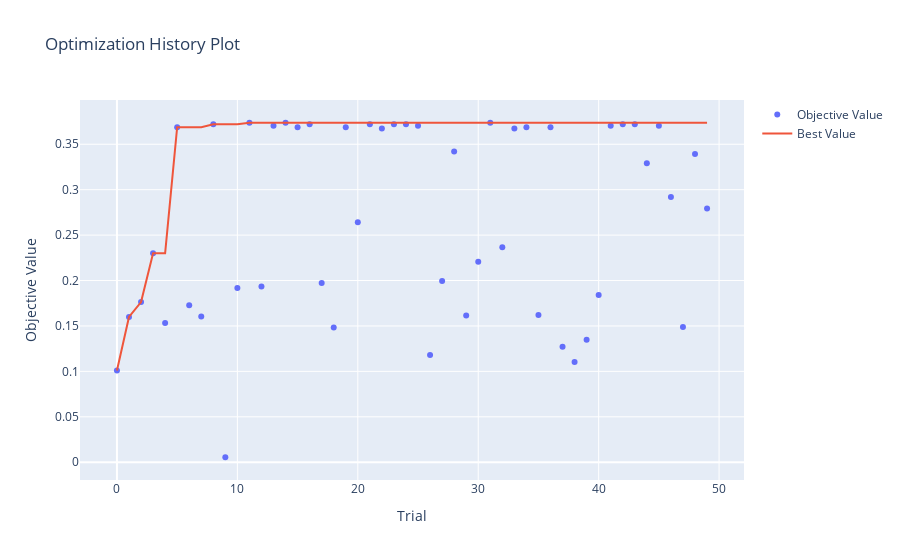
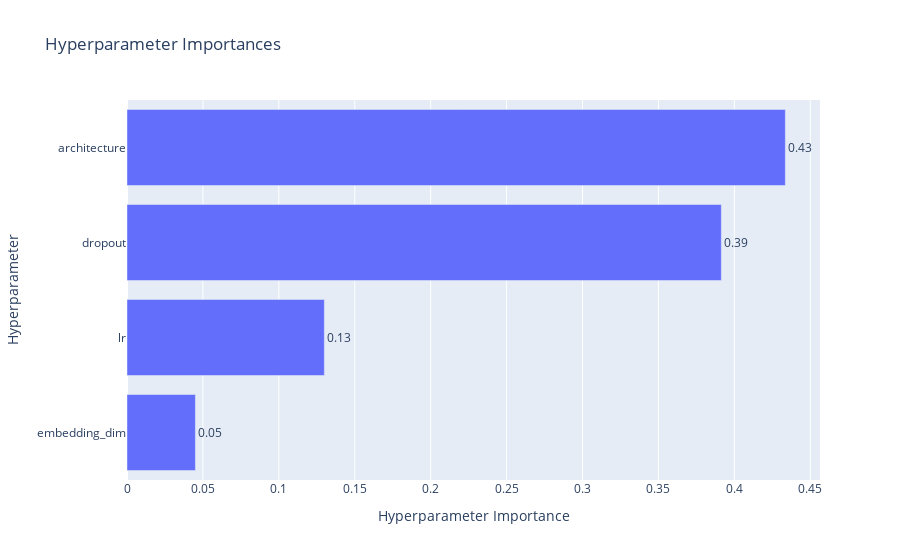
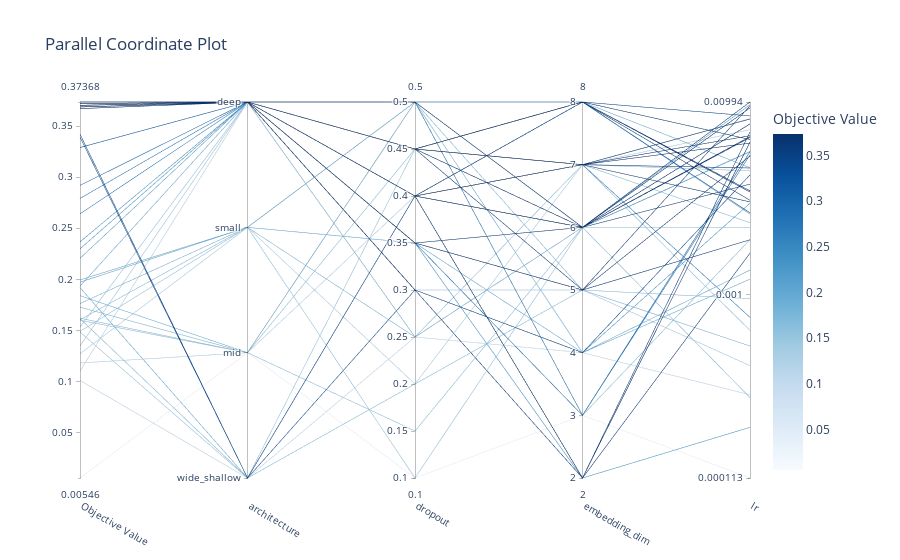
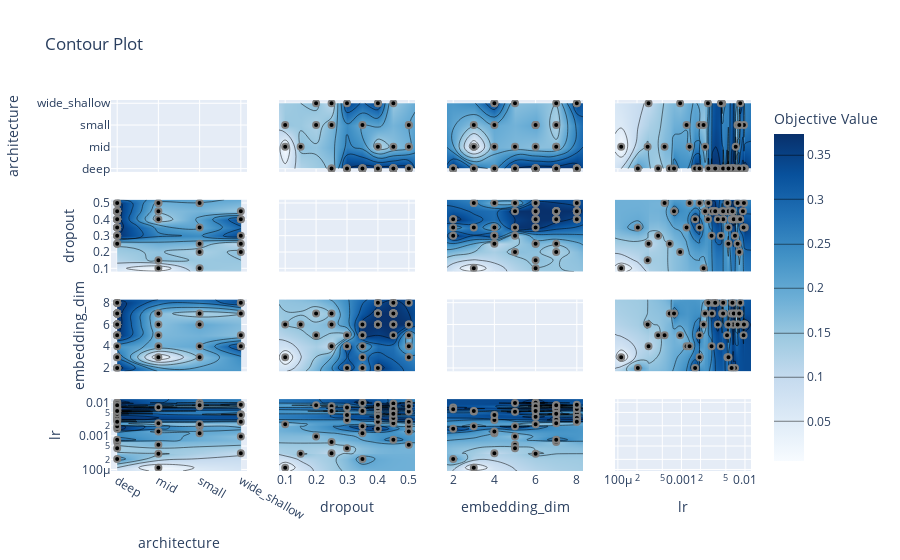

Notebook source saved alongside these figures, in order:
### Markdown cell above
#### **Model A 14-Day Bi-LSTM-AE**

### Code cell
# Optuna objective function
def objective(trial):
    is_bilstm = True
    sequence_length = 14

    architecture_choice = trial.suggest_categorical("architecture", list(POSSIBLE_LAYER_SIZES.keys()))
    layer_sizes = POSSIBLE_LAYER_SIZES[architecture_choice]
    
    dropout = trial.suggest_float("dropout", 0.1, 0.5, step=0.05)
    embedding_dim = trial.suggest_int("embedding_dim", 2, 8)
    learning_rate = trial.suggest_float("lr", 1e-4, 1e-2, log=True)

    train_ds = WildfireDataset(s1_train, sequence_length, only_no_fire=True)
    val_ds = WildfireDataset(s1_val, sequence_length, only_no_fire=False)
    train_loader = DataLoader(train_ds, batch_size=64, shuffle=True, generator=g)
    val_loader = DataLoader(val_ds, batch_size=64, shuffle=False)

    model = LSTMAutoencoder(input_dim=len(NUMERIC_FEATURES),
                             embedding_dim=embedding_dim,
                             layer_sizes=layer_sizes,
                             num_states=s1_train[CAT_FEATURE].nunique(),
                             bidirectional=is_bilstm,
                             dropout=dropout)
    optimizer = torch.optim.Adam(model.parameters(), lr=learning_rate)
    criterion = nn.MSELoss()

    for epoch in range(1, 21):
        loss = train_one_epoch(model, train_loader, optimizer, criterion)

    val_scores, val_labels = evaluate_model(model, val_loader)
    threshold, _ = find_best_f1_threshold(val_labels, val_scores)
    metrics, _ = compute_metrics(val_labels, val_scores, threshold)

    trial_msg = (f"Trial {trial.number}: "
                 f"MCC={metrics['MCC']:.4f}, REC={metrics['REC']:.4f}, AUC={metrics['AUC']:.4f}, "
                 f"Params={trial.params}")
    
    log_path = os.path.join(log_dir, "Bi-LSTM-AE_optuna_search_log.txt")
    with open(log_path, "a") as f:
        log_and_print(trial_msg, f)
    
    return metrics["MCC"]

# Optuna study
study = optuna.create_study(direction="maximize")
study.optimize(objective, n_trials=50)

# Save best trial
best_params_path = os.path.join(log_dir, "Bi-LSTM-AE_best_trial_params.txt")
with open(best_params_path, "w") as f:
    f.write(str(study.best_trial.params))

print("Best trial parameters saved to:", best_params_path)

fig1 = vis.plot_optimization_history(study)
fig1.show()
fig2 = vis.plot_param_importances(study)
fig2.show()
fig3 = vis.plot_parallel_coordinate(study)
fig3.show()
fig4 = vis.plot_contour(study)
fig4.show()

fig1.write_html(os.path.join(log_dir, "Bi-LSTM-AE_optuna_optimization_history.html"))
fig2.write_html(os.path.join(log_dir, "Bi-LSTM-AE_optuna_param_importances.html"))
fig3.write_html(os.path.join(log_dir, "Bi-LSTM-AE_optuna_parallel_coordinate.html"))
fig4.write_html(os.path.join(log_dir, "Bi-LSTM-AE_optuna_contour.html"))

### Figure 1 — Plotly figure (JSON) as saved in the notebook; plotly's stock layout.template omitted (floating-point values rounded to 4 significant figures)
{"data": [{"mode": "markers", "name": "Objective Value", "type": "scatter", "x": [0, 1, 2, 3, 4, 5, 6, 7, 8, 9, 10, 11, 12, 13, 14, 15, 16, 17, 18, 19, 20, 21, 22, 23, 24, 25, 26, 27, 28, 29, 30, 31, 32, 33, 34, 35, 36, 37, 38, 39, 40, 41, 42, 43, 44, 45, 46, 47, 48, 49], "y": [0.101, 0.1599, 0.1763, 0.2299, 0.1534, 0.3688, 0.1727, 0.1604, 0.372, 0.005461, 0.1919, 0.3737, 0.1934, 0.3704, 0.3737, 0.3688, 0.372, 0.1972, 0.1484, 0.3688, 0.2641, 0.372, 0.3672, 0.372, 0.372, 0.3704, 0.1181, 0.1994, 0.3421, 0.1615, 0.2206, 0.3737, 0.2367, 0.3672, 0.3688, 0.1619, 0.3688, 0.1271, 0.1102, 0.1348, 0.184, 0.3704, 0.372, 0.372, 0.3291, 0.3704, 0.292, 0.149, 0.3393, 0.2793]}, {"mode": "lines", "name": "Best Value", "type": "scatter", "x": [0, 1, 2, 3, 4, 5, 6, 7, 8, 9, 10, 11, 12, 13, 14, 15, 16, 17, 18, 19, 20, 21, 22, 23, 24, 25, 26, 27, 28, 29, 30, 31, 32, 33, 34, 35, 36, 37, 38, 39, 40, 41, 42, 43, 44, 45, 46, 47, 48, 49], "y": [0.101, 0.1599, 0.1763, 0.2299, 0.2299, 0.3688, 0.3688, 0.3688, 0.372, 0.372, 0.372, 0.3737, 0.3737, 0.3737, 0.3737, 0.3737, 0.3737, 0.3737, 0.3737, 0.3737, 0.3737, 0.3737, 0.3737, 0.3737, 0.3737, 0.3737, 0.3737, 0.3737, 0.3737, 0.3737, 0.3737, 0.3737, 0.3737, 0.3737, 0.3737, 0.3737, 0.3737, 0.3737, 0.3737, 0.3737, 0.3737, 0.3737, 0.3737, 0.3737, 0.3737, 0.3737, 0.3737, 0.3737, 0.3737, 0.3737]}, {"marker": {"color": "#cccccc"}, "mode": "markers", "name": "Infeasible Trial", "showlegend": false, "type": "scatter", "x": [], "y": []}], "layout": {"title": {"text": "Optimization History Plot"}, "xaxis": {"title": {"text": "Trial"}}, "yaxis": {"title": {"text": "Objective Value"}}}}

### Figure 2 — Plotly figure (JSON) as saved in the notebook; plotly's stock layout.template omitted (floating-point values rounded to 4 significant figures)
{"data": [{"cliponaxis": false, "hovertemplate": ["embedding_dim (IntDistribution): 0.04504649681014189<extra></extra>", "lr (FloatDistribution): 0.12996044483834718<extra></extra>", "dropout (FloatDistribution): 0.39141561325691704<extra></extra>", "architecture (CategoricalDistribution): 0.4335774450945939<extra></extra>"], "name": "Objective Value", "orientation": "h", "text": ["0.05", "0.13", "0.39", "0.43"], "textposition": "outside", "type": "bar", "x": [0.04505, 0.13, 0.3914, 0.4336], "y": ["embedding_dim", "lr", "dropout", "architecture"]}], "layout": {"title": {"text": "Hyperparameter Importances"}, "xaxis": {"title": {"text": "Hyperparameter Importance"}}, "yaxis": {"title": {"text": "Hyperparameter"}}}}

### Figure 3 — Plotly figure (JSON) as saved in the notebook; plotly's stock layout.template omitted (floating-point values rounded to 4 significant figures)
{"data": [{"dimensions": [{"label": "Objective Value", "range": [0.005461, 0.3737], "values": [0.101, 0.1599, 0.1763, 0.2299, 0.1534, 0.3688, 0.1727, 0.1604, 0.372, 0.005461, 0.1919, 0.3737, 0.1934, 0.3704, 0.3737, 0.3688, 0.372, 0.1972, 0.1484, 0.3688, 0.2641, 0.372, 0.3672, 0.372, 0.372, 0.3704, 0.1181, 0.1994, 0.3421, 0.1615, 0.2206, 0.3737, 0.2367, 0.3672, 0.3688, 0.1619, 0.3688, 0.1271, 0.1102, 0.1348, 0.184, 0.3704, 0.372, 0.372, 0.3291, 0.3704, 0.292, 0.149, 0.3393, 0.2793]}, {"label": "architecture", "range": [0, 3], "ticktext": ["wide_shallow", "mid", "small", "deep"], "tickvals": [0, 1, 2, 3], "values": [0, 1, 2, 3, 3, 3, 1, 2, 3, 1, 0, 3, 3, 3, 3, 3, 3, 2, 0, 3, 3, 3, 3, 3, 3, 3, 1, 2, 0, 0, 3, 3, 3, 3, 3, 1, 3, 2, 3, 3, 1, 3, 3, 3, 3, 3, 3, 2, 0, 3]}, {"label": "dropout", "range": [0.1, 0.5], "values": [0.25, 0.15, 0.25, 0.3, 0.25, 0.3, 0.5, 0.5, 0.45, 0.1, 0.4, 0.4, 0.4, 0.4, 0.45, 0.35, 0.45, 0.35, 0.45, 0.35, 0.5, 0.45, 0.45, 0.4, 0.4, 0.35, 0.4, 0.5, 0.3, 0.2, 0.35, 0.45, 0.45, 0.4, 0.5, 0.45, 0.4, 0.2, 0.25, 0.3, 0.5, 0.45, 0.45, 0.4, 0.5, 0.45, 0.35, 0.1, 0.4, 0.45]}, {"label": "embedding_dim", "range": [2, 8], "values": [4, 6, 6, 4, 7, 2, 5, 3, 8, 3, 8, 2, 8, 2, 6, 6, 5, 4, 7, 5, 3, 7, 8, 6, 6, 5, 7, 6, 4, 5, 2, 7, 6, 7, 6, 7, 6, 7, 6, 5, 4, 8, 8, 7, 8, 7, 3, 6, 8, 7]}, {"label": "lr", "range": [-3.948, -2.003], "ticktext": ["0.000113", "0.001", "0.00994"], "tickvals": [-3.948, -3, -2.003], "values": [-3.518, -3.532, -2.116, -2.526, -3.184, -2.157, -3.265, -2.714, -2.511, -3.948, -2.583, -2.21, -2.342, -2.785, -2.033, -2.003, -2.282, -2.919, -2.359, -2.022, -2.276, -2.519, -2.462, -2.182, -2.186, -2.715, -2.146, -2.017, -2.38, -3.02, -3.686, -2.215, -2.259, -2.177, -2.116, -2.627, -2.428, -2.089, -2.262, -3.367, -2.872, -2.469, -2.197, -2.091, -2.576, -2.344, -2.259, -2.652, -2.075, -3.117]}], "labelangle": 30, "labelside": "bottom", "line": {"color": [0.101, 0.1599, 0.1763, 0.2299, 0.1534, 0.3688, 0.1727, 0.1604, 0.372, 0.005461, 0.1919, 0.3737, 0.1934, 0.3704, 0.3737, 0.3688, 0.372, 0.1972, 0.1484, 0.3688, 0.2641, 0.372, 0.3672, 0.372, 0.372, 0.3704, 0.1181, 0.1994, 0.3421, 0.1615, 0.2206, 0.3737, 0.2367, 0.3672, 0.3688, 0.1619, 0.3688, 0.1271, 0.1102, 0.1348, 0.184, 0.3704, 0.372, 0.372, 0.3291, 0.3704, 0.292, 0.149, 0.3393, 0.2793], "colorbar": {"title": {"text": "Objective Value"}}, "colorscale": [[0, "rgb(247,251,255)"], [0.125, "rgb(222,235,247)"], [0.25, "rgb(198,219,239)"], [0.375, "rgb(158,202,225)"], [0.5, "rgb(107,174,214)"], [0.625, "rgb(66,146,198)"], [0.75, "rgb(33,113,181)"], [0.875, "rgb(8,81,156)"], [1, "rgb(8,48,107)"]], "reversescale": false, "showscale": true}, "type": "parcoords"}], "layout": {"title": {"text": "Parallel Coordinate Plot"}}}

### Figure 4 — Plotly figure (JSON) as saved in the notebook; plotly's stock layout.template omitted (floating-point values rounded to 4 significant figures; data arrays with more than 128 entries replaced by an {"elided": "..."} marker saying what was removed)
{"data": [{"type": "scatter", "xaxis": "x", "yaxis": "y"}, {"colorbar": {"title": {"text": "Objective Value"}}, "colorscale": [[0, "rgb(247,251,255)"], [0.125, "rgb(222,235,247)"], [0.25, "rgb(198,219,239)"], [0.375, "rgb(158,202,225)"], [0.5, "rgb(107,174,214)"], [0.625, "rgb(66,146,198)"], [0.75, "rgb(33,113,181)"], [0.875, "rgb(8,81,156)"], [1, "rgb(8,48,107)"]], "connectgaps": true, "contours": {"coloring": "heatmap"}, "hoverinfo": "none", "line": {"smoothing": 1.3}, "reversescale": false, "showscale": true, "type": "contour", "x": ["deep", "mid", "small", "wide_shallow"], "xaxis": "x5", "y": [0.08, 0.1, 0.15, 0.2, 0.25, 0.3, 0.35, 0.4, 0.45, 0.5, 0.52], "yaxis": "y5", "z": [[null, null, null, null], [null, 0.005461, 0.149, null], [null, 0.1599, null, null], [null, null, 0.1271, 0.1615], [0.1534, null, 0.1763, 0.101], [0.3688, null, null, 0.3421], [0.3704, null, 0.1972, null], [0.3737, 0.1181, null, 0.3393], [0.3737, 0.1619, null, 0.1484], [0.3688, 0.184, 0.1994, null], [null, null, null, null]]}, {"marker": {"color": "black", "line": {"color": "Gray", "width": 2}}, "mode": "markers", "name": "Feasible Trial", "showlegend": false, "type": "scatter", "x": ["wide_shallow", "mid", "small", "deep", "deep", "deep", "mid", "small", "deep", "mid", "wide_shallow", "deep", "deep", "deep", "deep", "deep", "deep", "small", "wide_shallow", "deep", "deep", "deep", "deep", "deep", "deep", "deep", "mid", "small", "wide_shallow", "wide_shallow", "deep", "deep", "deep", "deep", "deep", "mid", "deep", "small", "deep", "deep", "mid", "deep", "deep", "deep", "deep", "deep", "deep", "small", "wide_shallow", "deep"], "xaxis": "x5", "y": [0.25, 0.15, 0.25, 0.3, 0.25, 0.3, 0.5, 0.5, 0.45, 0.1, 0.4, 0.4, 0.4, 0.4, 0.45, 0.35, 0.45, 0.35, 0.45, 0.35, 0.5, 0.45, 0.45, 0.4, 0.4, 0.35, 0.4, 0.5, 0.3, 0.2, 0.35, 0.45, 0.45, 0.4, 0.5, 0.45, 0.4, 0.2, 0.25, 0.3, 0.5, 0.45, 0.45, 0.4, 0.5, 0.45, 0.35, 0.1, 0.4, 0.45], "yaxis": "y5"}, {"colorbar": {"title": {"text": "Objective Value"}}, "colorscale": [[0, "rgb(247,251,255)"], [0.125, "rgb(222,235,247)"], [0.25, "rgb(198,219,239)"], [0.375, "rgb(158,202,225)"], [0.5, "rgb(107,174,214)"], [0.625, "rgb(66,146,198)"], [0.75, "rgb(33,113,181)"], [0.875, "rgb(8,81,156)"], [1, "rgb(8,48,107)"]], "connectgaps": true, "contours": {"coloring": "heatmap"}, "hoverinfo": "none", "line": {"smoothing": 1.3}, "reversescale": false, "showscale": false, "type": "contour", "x": ["deep", "mid", "small", "wide_shallow"], "xaxis": "x9", "y": [1.7, 2, 3, 4, 5, 6, 7, 8, 8.3], "yaxis": "y9", "z": [[null, null, null, null], [0.3737, null, null, null], [0.292, 0.005461, 0.1604, null], [0.2299, 0.184, 0.1972, 0.3421], [0.372, 0.1727, null, 0.1615], [0.3737, 0.1599, 0.1994, null], [0.3737, 0.1619, 0.1271, 0.1484], [0.372, null, null, 0.3393], [null, null, null, null]]}, {"marker": {"color": "black", "line": {"color": "Gray", "width": 2}}, "mode": "markers", "name": "Feasible Trial", "showlegend": false, "type": "scatter", "x": ["wide_shallow", "mid", "small", "deep", "deep", "deep", "mid", "small", "deep", "mid", "wide_shallow", "deep", "deep", "deep", "deep", "deep", "deep", "small", "wide_shallow", "deep", "deep", "deep", "deep", "deep", "deep", "deep", "mid", "small", "wide_shallow", "wide_shallow", "deep", "deep", "deep", "deep", "deep", "mid", "deep", "small", "deep", "deep", "mid", "deep", "deep", "deep", "deep", "deep", "deep", "small", "wide_shallow", "deep"], "xaxis": "x9", "y": [4, 6, 6, 4, 7, 2, 5, 3, 8, 3, 8, 2, 8, 2, 6, 6, 5, 4, 7, 5, 3, 7, 8, 6, 6, 5, 7, 6, 4, 5, 2, 7, 6, 7, 6, 7, 6, 7, 6, 5, 4, 8, 8, 7, 8, 7, 3, 6, 8, 7], "yaxis": "y9"}, {"colorbar": {"title": {"text": "Objective Value"}}, "colorscale": [[0, "rgb(247,251,255)"], [0.125, "rgb(222,235,247)"], [0.25, "rgb(198,219,239)"], [0.375, "rgb(158,202,225)"], [0.5, "rgb(107,174,214)"], [0.625, "rgb(66,146,198)"], [0.75, "rgb(33,113,181)"], [0.875, "rgb(8,81,156)"], [1, "rgb(8,48,107)"]], "connectgaps": true, "contours": {"coloring": "heatmap"}, "hoverinfo": "none", "line": {"smoothing": 1.3}, "reversescale": false, "showscale": false, "type": "contour", "x": ["deep", "mid", "small", "wide_shallow"], "xaxis": "x13", "y": [9.008e-05, 0.0001127, 0.0002061, 0.0002939, 0.0003037, 0.0004295, 0.000543, 0.0006547, 0.0007643, 0.000954, 0.001204, 0.001343, 0.001642, 0.001926, 0.00193, 0.00223, 0.002358, 0.002614, 0.002652, 0.002978, 0.003024, 0.003083, 0.003399, 0.003447, 0.003736, 0.00417, 0.004378, 0.004528, 0.004546, 0.005219, 0.005294, 0.005475, 0.005503, 0.005511, 0.006095, 0.006161, 0.006358, 0.006515, 0.006582, 0.006654, 0.00696, 0.007146, 0.007652, 0.007658, 0.008115, 0.008147, 0.00842, 0.009273, 0.009504, 0.009626, 0.009942, 0.01244], "yaxis": "y13", "z": {"elided": "52x4 float values"}}, {"marker": {"color": "black", "line": {"color": "Gray", "width": 2}}, "mode": "markers", "name": "Feasible Trial", "showlegend": false, "type": "scatter", "x": ["wide_shallow", "mid", "small", "deep", "deep", "deep", "mid", "small", "deep", "mid", "wide_shallow", "deep", "deep", "deep", "deep", "deep", "deep", "small", "wide_shallow", "deep", "deep", "deep", "deep", "deep", "deep", "deep", "mid", "small", "wide_shallow", "wide_shallow", "deep", "deep", "deep", "deep", "deep", "mid", "deep", "small", "deep", "deep", "mid", "deep", "deep", "deep", "deep", "deep", "deep", "small", "wide_shallow", "deep"], "xaxis": "x13", "y": [0.0003037, 0.0002939, 0.007652, 0.002978, 0.0006547, 0.00696, 0.000543, 0.00193, 0.003083, 0.0001127, 0.002614, 0.006161, 0.004546, 0.001642, 0.009273, 0.009942, 0.005219, 0.001204, 0.004378, 0.009504, 0.005294, 0.003024, 0.003447, 0.006582, 0.006515, 0.001926, 0.007146, 0.009626, 0.00417, 0.000954, 0.0002061, 0.006095, 0.005511, 0.006654, 0.007658, 0.002358, 0.003736, 0.008147, 0.005475, 0.0004295, 0.001343, 0.003399, 0.006358, 0.008115, 0.002652, 0.004528, 0.005503, 0.00223, 0.00842, 0.0007643], "yaxis": "y13"}, {"colorbar": {"title": {"text": "Objective Value"}}, "colorscale": [[0, "rgb(247,251,255)"], [0.125, "rgb(222,235,247)"], [0.25, "rgb(198,219,239)"], [0.375, "rgb(158,202,225)"], [0.5, "rgb(107,174,214)"], [0.625, "rgb(66,146,198)"], [0.75, "rgb(33,113,181)"], [0.875, "rgb(8,81,156)"], [1, "rgb(8,48,107)"]], "connectgaps": true, "contours": {"coloring": "heatmap"}, "hoverinfo": "none", "line": {"smoothing": 1.3}, "reversescale": false, "showscale": false, "type": "contour", "x": [0.08, 0.1, 0.15, 0.2, 0.25, 0.3, 0.35, 0.4, 0.45, 0.5, 0.52], "xaxis": "x2", "y": ["deep", "mid", "small", "wide_shallow"], "yaxis": "y2", "z": [[null, null, null, null, 0.1534, 0.3688, 0.3704, 0.3737, 0.3737, 0.3688, null], [null, 0.005461, 0.1599, null, null, null, null, 0.1181, 0.1619, 0.184, null], [null, 0.149, null, 0.1271, 0.1763, null, 0.1972, null, null, 0.1994, null], [null, null, null, 0.1615, 0.101, 0.3421, null, 0.3393, 0.1484, null, null]]}, {"marker": {"color": "black", "line": {"color": "Gray", "width": 2}}, "mode": "markers", "name": "Feasible Trial", "showlegend": false, "type": "scatter", "x": [0.25, 0.15, 0.25, 0.3, 0.25, 0.3, 0.5, 0.5, 0.45, 0.1, 0.4, 0.4, 0.4, 0.4, 0.45, 0.35, 0.45, 0.35, 0.45, 0.35, 0.5, 0.45, 0.45, 0.4, 0.4, 0.35, 0.4, 0.5, 0.3, 0.2, 0.35, 0.45, 0.45, 0.4, 0.5, 0.45, 0.4, 0.2, 0.25, 0.3, 0.5, 0.45, 0.45, 0.4, 0.5, 0.45, 0.35, 0.1, 0.4, 0.45], "xaxis": "x2", "y": ["wide_shallow", "mid", "small", "deep", "deep", "deep", "mid", "small", "deep", "mid", "wide_shallow", "deep", "deep", "deep", "deep", "deep", "deep", "small", "wide_shallow", "deep", "deep", "deep", "deep", "deep", "deep", "deep", "mid", "small", "wide_shallow", "wide_shallow", "deep", "deep", "deep", "deep", "deep", "mid", "deep", "small", "deep", "deep", "mid", "deep", "deep", "deep", "deep", "deep", "deep", "small", "wide_shallow", "deep"], "yaxis": "y2"}, {"type": "scatter", "xaxis": "x6", "yaxis": "y6"}, {"colorbar": {"title": {"text": "Objective Value"}}, "colorscale": [[0, "rgb(247,251,255)"], [0.125, "rgb(222,235,247)"], [0.25, "rgb(198,219,239)"], [0.375, "rgb(158,202,225)"], [0.5, "rgb(107,174,214)"], [0.625, "rgb(66,146,198)"], [0.75, "rgb(33,113,181)"], [0.875, "rgb(8,81,156)"], [1, "rgb(8,48,107)"]], "connectgaps": true, "contours": {"coloring": "heatmap"}, "hoverinfo": "none", "line": {"smoothing": 1.3}, "reversescale": false, "showscale": false, "type": "contour", "x": [0.08, 0.1, 0.15, 0.2, 0.25, 0.3, 0.35, 0.4, 0.45, 0.5, 0.52], "xaxis": "x10", "y": [1.7, 2, 3, 4, 5, 6, 7, 8, 8.3], "yaxis": "y10", "z": [[null, null, null, null, null, null, null, null, null, null, null], [null, null, null, null, null, 0.3688, 0.2206, 0.3737, null, null, null], [null, 0.005461, null, null, null, null, 0.292, null, null, 0.2641, null], [null, null, null, null, 0.101, 0.3421, 0.1972, null, null, 0.184, null], [null, null, null, 0.1615, null, 0.1348, 0.3704, null, 0.372, 0.1727, null], [null, 0.149, 0.1599, null, 0.1763, null, 0.3688, 0.372, 0.3737, 0.3688, null], [null, null, null, 0.1271, 0.1534, null, null, 0.372, 0.3737, null, null], [null, null, null, null, null, null, null, 0.3393, 0.372, 0.3291, null], [null, null, null, null, null, null, null, null, null, null, null]]}, {"marker": {"color": "black", "line": {"color": "Gray", "width": 2}}, "mode": "markers", "name": "Feasible Trial", "showlegend": false, "type": "scatter", "x": [0.25, 0.15, 0.25, 0.3, 0.25, 0.3, 0.5, 0.5, 0.45, 0.1, 0.4, 0.4, 0.4, 0.4, 0.45, 0.35, 0.45, 0.35, 0.45, 0.35, 0.5, 0.45, 0.45, 0.4, 0.4, 0.35, 0.4, 0.5, 0.3, 0.2, 0.35, 0.45, 0.45, 0.4, 0.5, 0.45, 0.4, 0.2, 0.25, 0.3, 0.5, 0.45, 0.45, 0.4, 0.5, 0.45, 0.35, 0.1, 0.4, 0.45], "xaxis": "x10", "y": [4, 6, 6, 4, 7, 2, 5, 3, 8, 3, 8, 2, 8, 2, 6, 6, 5, 4, 7, 5, 3, 7, 8, 6, 6, 5, 7, 6, 4, 5, 2, 7, 6, 7, 6, 7, 6, 7, 6, 5, 4, 8, 8, 7, 8, 7, 3, 6, 8, 7], "yaxis": "y10"}, {"colorbar": {"title": {"text": "Objective Value"}}, "colorscale": [[0, "rgb(247,251,255)"], [0.125, "rgb(222,235,247)"], [0.25, "rgb(198,219,239)"], [0.375, "rgb(158,202,225)"], [0.5, "rgb(107,174,214)"], [0.625, "rgb(66,146,198)"], [0.75, "rgb(33,113,181)"], [0.875, "rgb(8,81,156)"], [1, "rgb(8,48,107)"]], "connectgaps": true, "contours": {"coloring": "heatmap"}, "hoverinfo": "none", "line": {"smoothing": 1.3}, "reversescale": false, "showscale": false, "type": "contour", "x": [0.08, 0.1, 0.15, 0.2, 0.25, 0.3, 0.35, 0.4, 0.45, 0.5, 0.52], "xaxis": "x14", "y": [9.008e-05, 0.0001127, 0.0002061, 0.0002939, 0.0003037, 0.0004295, 0.000543, 0.0006547, 0.0007643, 0.000954, 0.001204, 0.001343, 0.001642, 0.001926, 0.00193, 0.00223, 0.002358, 0.002614, 0.002652, 0.002978, 0.003024, 0.003083, 0.003399, 0.003447, 0.003736, 0.00417, 0.004378, 0.004528, 0.004546, 0.005219, 0.005294, 0.005475, 0.005503, 0.005511, 0.006095, 0.006161, 0.006358, 0.006515, 0.006582, 0.006654, 0.00696, 0.007146, 0.007652, 0.007658, 0.008115, 0.008147, 0.00842, 0.009273, 0.009504, 0.009626, 0.009942, 0.01244], "yaxis": "y14", "z": {"elided": "52x11 float values"}}, {"marker": {"color": "black", "line": {"color": "Gray", "width": 2}}, "mode": "markers", "name": "Feasible Trial", "showlegend": false, "type": "scatter", "x": [0.25, 0.15, 0.25, 0.3, 0.25, 0.3, 0.5, 0.5, 0.45, 0.1, 0.4, 0.4, 0.4, 0.4, 0.45, 0.35, 0.45, 0.35, 0.45, 0.35, 0.5, 0.45, 0.45, 0.4, 0.4, 0.35, 0.4, 0.5, 0.3, 0.2, 0.35, 0.45, 0.45, 0.4, 0.5, 0.45, 0.4, 0.2, 0.25, 0.3, 0.5, 0.45, 0.45, 0.4, 0.5, 0.45, 0.35, 0.1, 0.4, 0.45], "xaxis": "x14", "y": [0.0003037, 0.0002939, 0.007652, 0.002978, 0.0006547, 0.00696, 0.000543, 0.00193, 0.003083, 0.0001127, 0.002614, 0.006161, 0.004546, 0.001642, 0.009273, 0.009942, 0.005219, 0.001204, 0.004378, 0.009504, 0.005294, 0.003024, 0.003447, 0.006582, 0.006515, 0.001926, 0.007146, 0.009626, 0.00417, 0.000954, 0.0002061, 0.006095, 0.005511, 0.006654, 0.007658, 0.002358, 0.003736, 0.008147, 0.005475, 0.0004295, 0.001343, 0.003399, 0.006358, 0.008115, 0.002652, 0.004528, 0.005503, 0.00223, 0.00842, 0.0007643], "yaxis": "y14"}, {"colorbar": {"title": {"text": "Objective Value"}}, "colorscale": [[0, "rgb(247,251,255)"], [0.125, "rgb(222,235,247)"], [0.25, "rgb(198,219,239)"], [0.375, "rgb(158,202,225)"], [0.5, "rgb(107,174,214)"], [0.625, "rgb(66,146,198)"], [0.75, "rgb(33,113,181)"], [0.875, "rgb(8,81,156)"], [1, "rgb(8,48,107)"]], "connectgaps": true, "contours": {"coloring": "heatmap"}, "hoverinfo": "none", "line": {"smoothing": 1.3}, "reversescale": false, "showscale": false, "type": "contour", "x": [1.7, 2, 3, 4, 5, 6, 7, 8, 8.3], "xaxis": "x3", "y": ["deep", "mid", "small", "wide_shallow"], "yaxis": "y3", "z": [[null, 0.3737, 0.292, 0.2299, 0.372, 0.3737, 0.3737, 0.372, null], [null, null, 0.005461, 0.184, 0.1727, 0.1599, 0.1619, null, null], [null, null, 0.1604, 0.1972, null, 0.1994, 0.1271, null, null], [null, null, null, 0.3421, 0.1615, null, 0.1484, 0.3393, null]]}, {"marker": {"color": "black", "line": {"color": "Gray", "width": 2}}, "mode": "markers", "name": "Feasible Trial", "showlegend": false, "type": "scatter", "x": [4, 6, 6, 4, 7, 2, 5, 3, 8, 3, 8, 2, 8, 2, 6, 6, 5, 4, 7, 5, 3, 7, 8, 6, 6, 5, 7, 6, 4, 5, 2, 7, 6, 7, 6, 7, 6, 7, 6, 5, 4, 8, 8, 7, 8, 7, 3, 6, 8, 7], "xaxis": "x3", "y": ["wide_shallow", "mid", "small", "deep", "deep", "deep", "mid", "small", "deep", "mid", "wide_shallow", "deep", "deep", "deep", "deep", "deep", "deep", "small", "wide_shallow", "deep", "deep", "deep", "deep", "deep", "deep", "deep", "mid", "small", "wide_shallow", "wide_shallow", "deep", "deep", "deep", "deep", "deep", "mid", "deep", "small", "deep", "deep", "mid", "deep", "deep", "deep", "deep", "deep", "deep", "small", "wide_shallow", "deep"], "yaxis": "y3"}, {"colorbar": {"title": {"text": "Objective Value"}}, "colorscale": [[0, "rgb(247,251,255)"], [0.125, "rgb(222,235,247)"], [0.25, "rgb(198,219,239)"], [0.375, "rgb(158,202,225)"], [0.5, "rgb(107,174,214)"], [0.625, "rgb(66,146,198)"], [0.75, "rgb(33,113,181)"], [0.875, "rgb(8,81,156)"], [1, "rgb(8,48,107)"]], "connectgaps": true, "contours": {"coloring": "heatmap"}, "hoverinfo": "none", "line": {"smoothing": 1.3}, "reversescale": false, "showscale": false, "type": "contour", "x": [1.7, 2, 3, 4, 5, 6, 7, 8, 8.3], "xaxis": "x7", "y": [0.08, 0.1, 0.15, 0.2, 0.25, 0.3, 0.35, 0.4, 0.45, 0.5, 0.52], "yaxis": "y7", "z": [[null, null, null, null, null, null, null, null, null], [null, null, 0.005461, null, null, 0.149, null, null, null], [null, null, null, null, null, 0.1599, null, null, null], [null, null, null, null, 0.1615, null, 0.1271, null, null], [null, null, null, 0.101, null, 0.1763, 0.1534, null, null], [null, 0.3688, null, 0.3421, 0.1348, null, null, null, null], [null, 0.2206, 0.292, 0.1972, 0.3704, 0.3688, null, null, null], [null, 0.3737, null, null, null, 0.372, 0.372, 0.3393, null], [null, null, null, null, 0.372, 0.3737, 0.3737, 0.372, null], [null, null, 0.2641, 0.184, 0.1727, 0.3688, null, 0.3291, null], [null, null, null, null, null, null, null, null, null]]}, {"marker": {"color": "black", "line": {"color": "Gray", "width": 2}}, "mode": "markers", "name": "Feasible Trial", "showlegend": false, "type": "scatter", "x": [4, 6, 6, 4, 7, 2, 5, 3, 8, 3, 8, 2, 8, 2, 6, 6, 5, 4, 7, 5, 3, 7, 8, 6, 6, 5, 7, 6, 4, 5, 2, 7, 6, 7, 6, 7, 6, 7, 6, 5, 4, 8, 8, 7, 8, 7, 3, 6, 8, 7], "xaxis": "x7", "y": [0.25, 0.15, 0.25, 0.3, 0.25, 0.3, 0.5, 0.5, 0.45, 0.1, 0.4, 0.4, 0.4, 0.4, 0.45, 0.35, 0.45, 0.35, 0.45, 0.35, 0.5, 0.45, 0.45, 0.4, 0.4, 0.35, 0.4, 0.5, 0.3, 0.2, 0.35, 0.45, 0.45, 0.4, 0.5, 0.45, 0.4, 0.2, 0.25, 0.3, 0.5, 0.45, 0.45, 0.4, 0.5, 0.45, 0.35, 0.1, 0.4, 0.45], "yaxis": "y7"}, {"type": "scatter", "xaxis": "x11", "yaxis": "y11"}, {"colorbar": {"title": {"text": "Objective Value"}}, "colorscale": [[0, "rgb(247,251,255)"], [0.125, "rgb(222,235,247)"], [0.25, "rgb(198,219,239)"], [0.375, "rgb(158,202,225)"], [0.5, "rgb(107,174,214)"], [0.625, "rgb(66,146,198)"], [0.75, "rgb(33,113,181)"], [0.875, "rgb(8,81,156)"], [1, "rgb(8,48,107)"]], "connectgaps": true, "contours": {"coloring": "heatmap"}, "hoverinfo": "none", "line": {"smoothing": 1.3}, "reversescale": false, "showscale": false, "type": "contour", "x": [1.7, 2, 3, 4, 5, 6, 7, 8, 8.3], "xaxis": "x15", "y": [9.008e-05, 0.0001127, 0.0002061, 0.0002939, 0.0003037, 0.0004295, 0.000543, 0.0006547, 0.0007643, 0.000954, 0.001204, 0.001343, 0.001642, 0.001926, 0.00193, 0.00223, 0.002358, 0.002614, 0.002652, 0.002978, 0.003024, 0.003083, 0.003399, 0.003447, 0.003736, 0.00417, 0.004378, 0.004528, 0.004546, 0.005219, 0.005294, 0.005475, 0.005503, 0.005511, 0.006095, 0.006161, 0.006358, 0.006515, 0.006582, 0.006654, 0.00696, 0.007146, 0.007652, 0.007658, 0.008115, 0.008147, 0.00842, 0.009273, 0.009504, 0.009626, 0.009942, 0.01244], "yaxis": "y15", "z": {"elided": "52x9 float values"}}, {"marker": {"color": "black", "line": {"color": "Gray", "width": 2}}, "mode": "markers", "name": "Feasible Trial", "showlegend": false, "type": "scatter", "x": [4, 6, 6, 4, 7, 2, 5, 3, 8, 3, 8, 2, 8, 2, 6, 6, 5, 4, 7, 5, 3, 7, 8, 6, 6, 5, 7, 6, 4, 5, 2, 7, 6, 7, 6, 7, 6, 7, 6, 5, 4, 8, 8, 7, 8, 7, 3, 6, 8, 7], "xaxis": "x15", "y": [0.0003037, 0.0002939, 0.007652, 0.002978, 0.0006547, 0.00696, 0.000543, 0.00193, 0.003083, 0.0001127, 0.002614, 0.006161, 0.004546, 0.001642, 0.009273, 0.009942, 0.005219, 0.001204, 0.004378, 0.009504, 0.005294, 0.003024, 0.003447, 0.006582, 0.006515, 0.001926, 0.007146, 0.009626, 0.00417, 0.000954, 0.0002061, 0.006095, 0.005511, 0.006654, 0.007658, 0.002358, 0.003736, 0.008147, 0.005475, 0.0004295, 0.001343, 0.003399, 0.006358, 0.008115, 0.002652, 0.004528, 0.005503, 0.00223, 0.00842, 0.0007643], "yaxis": "y15"}, {"colorbar": {"title": {"text": "Objective Value"}}, "colorscale": [[0, "rgb(247,251,255)"], [0.125, "rgb(222,235,247)"], [0.25, "rgb(198,219,239)"], [0.375, "rgb(158,202,225)"], [0.5, "rgb(107,174,214)"], [0.625, "rgb(66,146,198)"], [0.75, "rgb(33,113,181)"], [0.875, "rgb(8,81,156)"], [1, "rgb(8,48,107)"]], "connectgaps": true, "contours": {"coloring": "heatmap"}, "hoverinfo": "none", "line": {"smoothing": 1.3}, "reversescale": false, "showscale": false, "type": "contour", "x": [9.008e-05, 0.0001127, 0.0002061, 0.0002939, 0.0003037, 0.0004295, 0.000543, 0.0006547, 0.0007643, 0.000954, 0.001204, 0.001343, 0.001642, 0.001926, 0.00193, 0.00223, 0.002358, 0.002614, 0.002652, 0.002978, 0.003024, 0.003083, 0.003399, 0.003447, 0.003736, 0.00417, 0.004378, 0.004528, 0.004546, 0.005219, 0.005294, 0.005475, 0.005503, 0.005511, 0.006095, 0.006161, 0.006358, 0.006515, 0.006582, 0.006654, 0.00696, 0.007146, 0.007652, 0.007658, 0.008115, 0.008147, 0.00842, 0.009273, 0.009504, 0.009626, 0.009942, 0.01244], "xaxis": "x4", "y": ["deep", "mid", "small", "wide_shallow"], "yaxis": "y4", "z": {"elided": "4x52 float values"}}, {"marker": {"color": "black", "line": {"color": "Gray", "width": 2}}, "mode": "markers", "name": "Feasible Trial", "showlegend": false, "type": "scatter", "x": [0.0003037, 0.0002939, 0.007652, 0.002978, 0.0006547, 0.00696, 0.000543, 0.00193, 0.003083, 0.0001127, 0.002614, 0.006161, 0.004546, 0.001642, 0.009273, 0.009942, 0.005219, 0.001204, 0.004378, 0.009504, 0.005294, 0.003024, 0.003447, 0.006582, 0.006515, 0.001926, 0.007146, 0.009626, 0.00417, 0.000954, 0.0002061, 0.006095, 0.005511, 0.006654, 0.007658, 0.002358, 0.003736, 0.008147, 0.005475, 0.0004295, 0.001343, 0.003399, 0.006358, 0.008115, 0.002652, 0.004528, 0.005503, 0.00223, 0.00842, 0.0007643], "xaxis": "x4", "y": ["wide_shallow", "mid", "small", "deep", "deep", "deep", "mid", "small", "deep", "mid", "wide_shallow", "deep", "deep", "deep", "deep", "deep", "deep", "small", "wide_shallow", "deep", "deep", "deep", "deep", "deep", "deep", "deep", "mid", "small", "wide_shallow", "wide_shallow", "deep", "deep", "deep", "deep", "deep", "mid", "deep", "small", "deep", "deep", "mid", "deep", "deep", "deep", "deep", "deep", "deep", "small", "wide_shallow", "deep"], "yaxis": "y4"}, {"colorbar": {"title": {"text": "Objective Value"}}, "colorscale": [[0, "rgb(247,251,255)"], [0.125, "rgb(222,235,247)"], [0.25, "rgb(198,219,239)"], [0.375, "rgb(158,202,225)"], [0.5, "rgb(107,174,214)"], [0.625, "rgb(66,146,198)"], [0.75, "rgb(33,113,181)"], [0.875, "rgb(8,81,156)"], [1, "rgb(8,48,107)"]], "connectgaps": true, "contours": {"coloring": "heatmap"}, "hoverinfo": "none", "line": {"smoothing": 1.3}, "reversescale": false, "showscale": false, "type": "contour", "x": [9.008e-05, 0.0001127, 0.0002061, 0.0002939, 0.0003037, 0.0004295, 0.000543, 0.0006547, 0.0007643, 0.000954, 0.001204, 0.001343, 0.001642, 0.001926, 0.00193, 0.00223, 0.002358, 0.002614, 0.002652, 0.002978, 0.003024, 0.003083, 0.003399, 0.003447, 0.003736, 0.00417, 0.004378, 0.004528, 0.004546, 0.005219, 0.005294, 0.005475, 0.005503, 0.005511, 0.006095, 0.006161, 0.006358, 0.006515, 0.006582, 0.006654, 0.00696, 0.007146, 0.007652, 0.007658, 0.008115, 0.008147, 0.00842, 0.009273, 0.009504, 0.009626, 0.009942, 0.01244], "xaxis": "x8", "y": [0.08, 0.1, 0.15, 0.2, 0.25, 0.3, 0.35, 0.4, 0.45, 0.5, 0.52], "yaxis": "y8", "z": {"elided": "11x52 float values"}}, {"marker": {"color": "black", "line": {"color": "Gray", "width": 2}}, "mode": "markers", "name": "Feasible Trial", "showlegend": false, "type": "scatter", "x": [0.0003037, 0.0002939, 0.007652, 0.002978, 0.0006547, 0.00696, 0.000543, 0.00193, 0.003083, 0.0001127, 0.002614, 0.006161, 0.004546, 0.001642, 0.009273, 0.009942, 0.005219, 0.001204, 0.004378, 0.009504, 0.005294, 0.003024, 0.003447, 0.006582, 0.006515, 0.001926, 0.007146, 0.009626, 0.00417, 0.000954, 0.0002061, 0.006095, 0.005511, 0.006654, 0.007658, 0.002358, 0.003736, 0.008147, 0.005475, 0.0004295, 0.001343, 0.003399, 0.006358, 0.008115, 0.002652, 0.004528, 0.005503, 0.00223, 0.00842, 0.0007643], "xaxis": "x8", "y": [0.25, 0.15, 0.25, 0.3, 0.25, 0.3, 0.5, 0.5, 0.45, 0.1, 0.4, 0.4, 0.4, 0.4, 0.45, 0.35, 0.45, 0.35, 0.45, 0.35, 0.5, 0.45, 0.45, 0.4, 0.4, 0.35, 0.4, 0.5, 0.3, 0.2, 0.35, 0.45, 0.45, 0.4, 0.5, 0.45, 0.4, 0.2, 0.25, 0.3, 0.5, 0.45, 0.45, 0.4, 0.5, 0.45, 0.35, 0.1, 0.4, 0.45], "yaxis": "y8"}, {"colorbar": {"title": {"text": "Objective Value"}}, "colorscale": [[0, "rgb(247,251,255)"], [0.125, "rgb(222,235,247)"], [0.25, "rgb(198,219,239)"], [0.375, "rgb(158,202,225)"], [0.5, "rgb(107,174,214)"], [0.625, "rgb(66,146,198)"], [0.75, "rgb(33,113,181)"], [0.875, "rgb(8,81,156)"], [1, "rgb(8,48,107)"]], "connectgaps": true, "contours": {"coloring": "heatmap"}, "hoverinfo": "none", "line": {"smoothing": 1.3}, "reversescale": false, "showscale": false, "type": "contour", "x": [9.008e-05, 0.0001127, 0.0002061, 0.0002939, 0.0003037, 0.0004295, 0.000543, 0.0006547, 0.0007643, 0.000954, 0.001204, 0.001343, 0.001642, 0.001926, 0.00193, 0.00223, 0.002358, 0.002614, 0.002652, 0.002978, 0.003024, 0.003083, 0.003399, 0.003447, 0.003736, 0.00417, 0.004378, 0.004528, 0.004546, 0.005219, 0.005294, 0.005475, 0.005503, 0.005511, 0.006095, 0.006161, 0.006358, 0.006515, 0.006582, 0.006654, 0.00696, 0.007146, 0.007652, 0.007658, 0.008115, 0.008147, 0.00842, 0.009273, 0.009504, 0.009626, 0.009942, 0.01244], "xaxis": "x12", "y": [1.7, 2, 3, 4, 5, 6, 7, 8, 8.3], "yaxis": "y12", "z": {"elided": "9x52 float values"}}, {"marker": {"color": "black", "line": {"color": "Gray", "width": 2}}, "mode": "markers", "name": "Feasible Trial", "showlegend": false, "type": "scatter", "x": [0.0003037, 0.0002939, 0.007652, 0.002978, 0.0006547, 0.00696, 0.000543, 0.00193, 0.003083, 0.0001127, 0.002614, 0.006161, 0.004546, 0.001642, 0.009273, 0.009942, 0.005219, 0.001204, 0.004378, 0.009504, 0.005294, 0.003024, 0.003447, 0.006582, 0.006515, 0.001926, 0.007146, 0.009626, 0.00417, 0.000954, 0.0002061, 0.006095, 0.005511, 0.006654, 0.007658, 0.002358, 0.003736, 0.008147, 0.005475, 0.0004295, 0.001343, 0.003399, 0.006358, 0.008115, 0.002652, 0.004528, 0.005503, 0.00223, 0.00842, 0.0007643], "xaxis": "x12", "y": [4, 6, 6, 4, 7, 2, 5, 3, 8, 3, 8, 2, 8, 2, 6, 6, 5, 4, 7, 5, 3, 7, 8, 6, 6, 5, 7, 6, 4, 5, 2, 7, 6, 7, 6, 7, 6, 7, 6, 5, 4, 8, 8, 7, 8, 7, 3, 6, 8, 7], "yaxis": "y12"}, {"type": "scatter", "xaxis": "x16", "yaxis": "y16"}], "layout": {"title": {"text": "Contour Plot"}, "xaxis": {"anchor": "y", "domain": [0, 0.2125], "matches": "x13", "range": [-0.15, 3.15], "showticklabels": false, "type": "category"}, "xaxis10": {"anchor": "y10", "domain": [0.2625, 0.475], "matches": "x14", "range": [0.08, 0.52], "showticklabels": false}, "xaxis11": {"anchor": "y11", "domain": [0.525, 0.7375], "matches": "x15", "range": [1.7, 8.3], "showticklabels": false}, "xaxis12": {"anchor": "y12", "domain": [0.7875, 1], "matches": "x16", "range": [-4.045, -1.905], "showticklabels": false, "type": "log"}, "xaxis13": {"anchor": "y13", "domain": [0, 0.2125], "range": [-0.15, 3.15], "title": {"text": "architecture"}, "type": "category"}, "xaxis14": {"anchor": "y14", "domain": [0.2625, 0.475], "range": [0.08, 0.52], "title": {"text": "dropout"}}, "xaxis15": {"anchor": "y15", "domain": [0.525, 0.7375], "range": [1.7, 8.3], "title": {"text": "embedding_dim"}}, "xaxis16": {"anchor": "y16", "domain": [0.7875, 1], "range": [-4.045, -1.905], "title": {"text": "lr"}, "type": "log"}, "xaxis2": {"anchor": "y2", "domain": [0.2625, 0.475], "matches": "x14", "range": [0.08, 0.52], "showticklabels": false}, "xaxis3": {"anchor": "y3", "domain": [0.525, 0.7375], "matches": "x15", "range": [1.7, 8.3], "showticklabels": false}, "xaxis4": {"anchor": "y4", "domain": [0.7875, 1], "matches": "x16", "range": [-4.045, -1.905], "showticklabels": false, "type": "log"}, "xaxis5": {"anchor": "y5", "domain": [0, 0.2125], "matches": "x13", "range": [-0.15, 3.15], "showticklabels": false, "type": "category"}, "xaxis6": {"anchor": "y6", "domain": [0.2625, 0.475], "matches": "x14", "range": [0.08, 0.52], "showticklabels": false}, "xaxis7": {"anchor": "y7", "domain": [0.525, 0.7375], "matches": "x15", "range": [1.7, 8.3], "showticklabels": false}, "xaxis8": {"anchor": "y8", "domain": [0.7875, 1], "matches": "x16", "range": [-4.045, -1.905], "showticklabels": false, "type": "log"}, "xaxis9": {"anchor": "y9", "domain": [0, 0.2125], "matches": "x13", "range": [-0.15, 3.15], "showticklabels": false, "type": "category"}, "yaxis": {"anchor": "x", "domain": [0.8063, 1], "range": [-0.15, 3.15], "title": {"text": "architecture"}, "type": "category"}, "yaxis10": {"anchor": "x10", "domain": [0.2687, 0.4625], "matches": "y9", "range": [1.7, 8.3], "showticklabels": false}, "yaxis11": {"anchor": "x11", "domain": [0.2687, 0.4625], "matches": "y9", "range": [1.7, 8.3], "showticklabels": false}, "yaxis12": {"anchor": "x12", "domain": [0.2687, 0.4625], "matches": "y9", "range": [1.7, 8.3], "showticklabels": false}, "yaxis13": {"anchor": "x13", "domain": [0, 0.1938], "range": [-4.045, -1.905], "title": {"text": "lr"}, "type": "log"}, "yaxis14": {"anchor": "x14", "domain": [0, 0.1938], "matches": "y13", "range": [-4.045, -1.905], "showticklabels": false, "type": "log"}, "yaxis15": {"anchor": "x15", "domain": [0, 0.1938], "matches": "y13", "range": [-4.045, -1.905], "showticklabels": false, "type": "log"}, "yaxis16": {"anchor": "x16", "domain": [0, 0.1938], "matches": "y13", "range": [-4.045, -1.905], "showticklabels": false, "type": "log"}, "yaxis2": {"anchor": "x2", "domain": [0.8063, 1], "matches": "y", "range": [-0.15, 3.15], "showticklabels": false, "type": "category"}, "yaxis3": {"anchor": "x3", "domain": [0.8063, 1], "matches": "y", "range": [-0.15, 3.15], "showticklabels": false, "type": "category"}, "yaxis4": {"anchor": "x4", "domain": [0.8063, 1], "matches": "y", "range": [-0.15, 3.15], "showticklabels": false, "type": "category"}, "yaxis5": {"anchor": "x5", "domain": [0.5375, 0.7312], "range": [0.08, 0.52], "title": {"text": "dropout"}}, "yaxis6": {"anchor": "x6", "domain": [0.5375, 0.7312], "matches": "y5", "range": [0.08, 0.52], "showticklabels": false}, "yaxis7": {"anchor": "x7", "domain": [0.5375, 0.7312], "matches": "y5", "range": [0.08, 0.52], "showticklabels": false}, "yaxis8": {"anchor": "x8", "domain": [0.5375, 0.7312], "matches": "y5", "range": [0.08, 0.52], "showticklabels": false}, "yaxis9": {"anchor": "x9", "domain": [0.2687, 0.4625], "range": [1.7, 8.3], "title": {"text": "embedding_dim"}}}}
